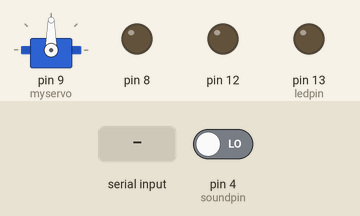
Bench run of a sketch on a simulated Arduino Uno, built with avr-gcc and run on an emulated ATmega328P. Shown: servo, output pins drawn as LEDs (lit = HIGH). Inputs (shaded band) come from the test bench; at power-on: pin 4 (soundpin) LOW.

Above: at 1.2 s.
1.3 s: "2" received over the second serial link
At 3.3 s:
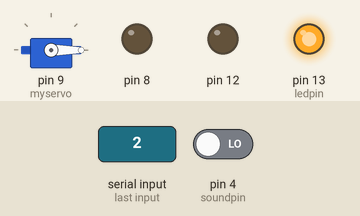
At 7.6 s:
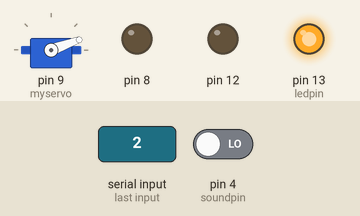
Timing chart, 0 to 26.3 s (numbered marks = the images above; inputs shaded):
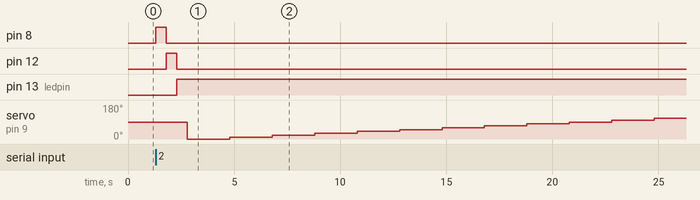

Measured:
- after the input at 1.3 s, pin 8: LOW → HIGH at once, → LOW 0.50 s later; pin 12: LOW → HIGH after 0.50 s, → LOW 0.50 s later; pin 13 (ledpin): LOW → HIGH after 1.0 s; servo on pin 9 (myservo): 90° → 0° after 1.5 s, → 10° 2.0 s later, → 20° 2.0 s later, → 30° 2.0 s later, … (12 changes in this stretch)

The sketch:

lamp.ino
```cpp
#include <SoftwareSerial.h>
#include <Servo.h>
Servo myservo;
SoftwareSerial mySerial(10,11);
int ledpin=13;
int Data;
int flag=0;
int Sensorvalue;
int soundpin=4;
int soundval=LOW;
boolean ledstatus=false;
int angle=0;

void setup()
{
  mySerial.begin(9600);
  pinMode(ledpin,OUTPUT);
  pinMode(12,OUTPUT);
  pinMode(8,OUTPUT);
  pinMode(soundpin,INPUT);
  myservo.attach(9);
}

void loop()
{
  //Read on Bluetooth
  if (mySerial.available()>0)
  {
    Data=mySerial.read();
    flag=0;
  }

   soundval=digitalRead(soundpin);

   if(soundval==1)
   {
    if(ledstatus==false)
   {
      ledstatus=true;
      digitalWrite(8,HIGH);
      digitalWrite(12,HIGH);
      digitalWrite(13,HIGH);
   }
    else if(ledstatus==0)
    {
      ledstatus=false;
      digitalWrite(8,LOW);
      digitalWrite(12,LOW);
      digitalWrite(13,LOW);
    }

    }

   if(Data=='1')
    {
      digitalWrite(12,HIGH);
      digitalWrite(13,LOW);
      digitalWrite(8,LOW);
      flag=1;
    }

    else if (Data=='0')
    {
      digitalWrite(13,HIGH);
      digitalWrite(12,LOW);
      digitalWrite(8,LOW);
      flag=1;
    }
    else if(Data =='2')
    {//disco mode
      digitalWrite(8,HIGH);
      digitalWrite(12,LOW);
      digitalWrite(13,LOW);
      delay(500);
      digitalWrite(12,HIGH);
      digitalWrite(8,LOW);
      digitalWrite(13,LOW);
      delay(500);
      digitalWrite(13,HIGH);
      digitalWrite(8,LOW);
      digitalWrite(12,LOW);
      delay(500);
      flag=1;

      for (angle = 0;angle < 180;angle += 10)
      {
      myservo.write(angle);
      delay(2000);
      }
      for (angle= 180;angle>= 0; angle -= 10)
      {
      myservo.write(angle);
      delay(2000);
      }
    }

    else if(Data=='3')
    {
      digitalWrite(13,LOW);
      digitalWrite(12,LOW);
      digitalWrite(8,LOW);
      flag=1;
    }

}
```
